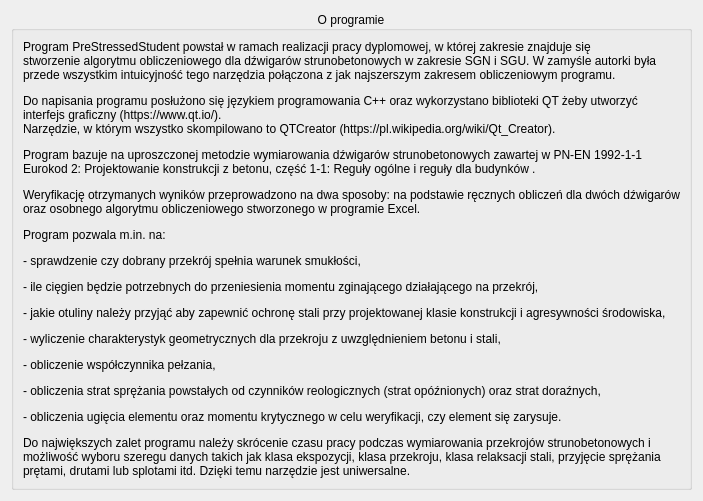
<?xml version="1.0" encoding="UTF-8"?>
<ui version="4.0">
 <class>DialogInfo</class>
 <widget class="QDialog" name="DialogInfo">
  <property name="geometry">
   <rect>
    <x>0</x>
    <y>0</y>
    <width>641</width>
    <height>496</height>
   </rect>
  </property>
  <property name="windowTitle">
   <string>Dialog</string>
  </property>
  <layout class="QGridLayout" name="gridLayout">
   <item row="0" column="0">
    <widget class="QGroupBox" name="groupBox">
     <property name="title">
      <string>O programie</string>
     </property>
     <property name="alignment">
      <set>Qt::AlignCenter</set>
     </property>
     <layout class="QGridLayout" name="gridLayout_2">
      <item row="0" column="0">
       <widget class="QLabel" name="label">
        <property name="text">
         <string>&lt;html&gt;&lt;head/&gt;&lt;body&gt;&lt;p align=&quot;justify&quot;&gt;Program PreStressedStudent powstał w ramach realizacji pracy dyplomowej, w której zakresie znajduje się&lt;br/&gt;stworzenie algorytmu obliczeniowego dla dźwigarów strunobetonowych w zakresie SGN i SGU. W zamyśle autorki była&lt;br/&gt;przede wszystkim intuicyjność tego narzędzia połączona z jak najszerszym zakresem obliczeniowym programu.&lt;/p&gt;&lt;p align=&quot;justify&quot;&gt;Do napisania programu posłużono się językiem programowania C++ oraz wykorzystano biblioteki QT żeby utworzyć&lt;br/&gt;interfejs graficzny (https://www.qt.io/). &lt;br/&gt;Narzędzie, w którym wszystko skompilowano to QTCreator (https://pl.wikipedia.org/wiki/Qt_Creator).&lt;/p&gt;&lt;p align=&quot;justify&quot;&gt;Program bazuje na uproszczonej metodzie wymiarowania dźwigarów strunobetonowych zawartej w PN-EN 1992-1-1&lt;br/&gt;Eurokod 2: Projektowanie konstrukcji z betonu, część 1-1: Reguły ogólne i reguły dla budynków .&lt;/p&gt;&lt;p align=&quot;justify&quot;&gt;Weryfikację otrzymanych wyników przeprowadzono na dwa sposoby: na podstawie ręcznych obliczeń dla dwóch dźwigarów&lt;br/&gt;oraz osobnego algorytmu obliczeniowego stworzonego w programie Excel.&lt;/p&gt;&lt;p&gt;Program pozwala m.in. na:&lt;/p&gt;&lt;p&gt;- sprawdzenie czy dobrany przekrój spełnia warunek smukłości,&lt;/p&gt;&lt;p&gt;- ile cięgien będzie potrzebnych do przeniesienia momentu zginającego działającego na przekrój,&lt;/p&gt;&lt;p&gt;- jakie otuliny należy przyjąć aby zapewnić ochronę stali przy projektowanej klasie konstrukcji i agresywności środowiska,&lt;/p&gt;&lt;p&gt;- wyliczenie charakterystyk geometrycznych dla przekroju z uwzględnieniem betonu i stali,&lt;/p&gt;&lt;p&gt;- obliczenie współczynnika pełzania,&lt;/p&gt;&lt;p&gt;- obliczenia strat sprężania powstałych od czynników reologicznych (strat opóźnionych) oraz strat doraźnych,&lt;/p&gt;&lt;p&gt;- obliczenia ugięcia elementu oraz momentu krytycznego w celu weryfikacji, czy element się zarysuje.&lt;/p&gt;&lt;p align=&quot;justify&quot;&gt;Do największych zalet programu należy skrócenie czasu pracy podczas wymiarowania przekrojów strunobetonowych i&lt;br/&gt;możliwość wyboru szeregu danych takich jak klasa ekspozycji, klasa przekroju, klasa relaksacji stali, przyjęcie sprężania&lt;br/&gt;prętami, drutami lub splotami itd. Dzięki temu narzędzie jest uniwersalne.&lt;/p&gt;&lt;/body&gt;&lt;/html&gt;</string>
        </property>
        <property name="textFormat">
         <enum>Qt::AutoText</enum>
        </property>
        <property name="scaledContents">
         <bool>false</bool>
        </property>
       </widget>
      </item>
     </layout>
    </widget>
   </item>
  </layout>
 </widget>
 <resources/>
 <connections/>
</ui>
